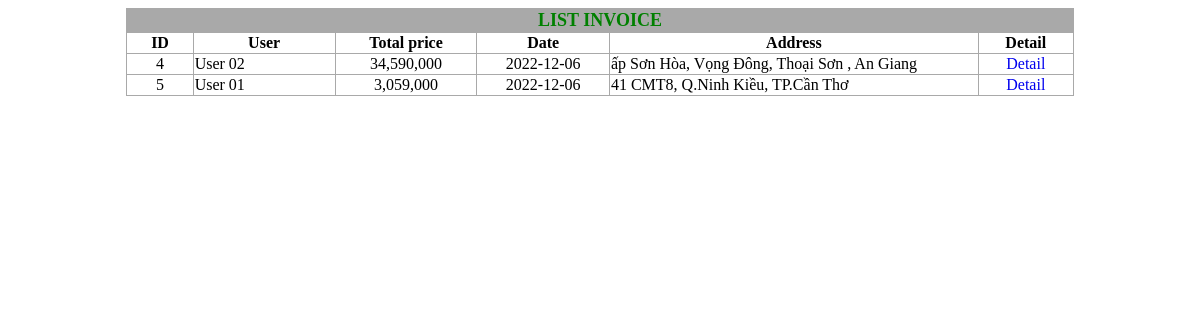
Page /admin/ListInvoice.php on the committed database.
### tables this page shows
CREATE TABLE `invoice` (
  `id` int(11) NOT NULL,
  `user_id` int(11) NOT NULL,
  `total_price` int(11) NOT NULL,
  `create_date` date NOT NULL DEFAULT current_timestamp(),
  `address` varchar(200) NOT NULL
);

CREATE TABLE `user` (
  `user_ID` int(9) NOT NULL,
  `user_fullname` varchar(100) NOT NULL,
  `user_email` varchar(100) NOT NULL,
  `user_phonenumber` varchar(30) NOT NULL,
  `user_password` varchar(100) NOT NULL,
  `user_address` varchar(200) NOT NULL,
  `user_status` tinyint(1) NOT NULL DEFAULT 1
);

### admin/ListInvoice.php (the view, shortened to what this page needs)
<?php
    require_once ("DatabaseConnect.php");
    $sql = "SELECT * FROM invoice
            INNER JOIN user ON invoice.user_id=user.user_ID";
    $result = $conn -> query($sql);
?>
<!DOCTYPE html>
<html lang="en">
<head>
    <link rel="stylesheet" href="CSS/Product_Manage_Style.css">
</head>
<body>
    <table border="1" id="ListProduct">
        <tr id="ListProductTitle">
            <td colspan="6">LIST INVOICE</td>
        </tr>
        <tr>
            <th width="7%">ID</th>
            <th width="15%">User</th>
            <th width="15%">Total price</th>
            <th width="14%">Date</th>
            <th>Address</th>
            <th width="10%">Detail</th>
        </tr>
        <?php
            if(mysqli_num_rows($result) > 0)
                while($row = mysqli_fetch_assoc($result)){
        ?>
        <tr>
            <td class="tdEdit"><?php echo $row['id']; ?></td>
            <td><?php echo $row['user_fullname']; ?></td>
            <td class="tdEdit"><?php echo number_format($row['total_price'],0); ?></td>
            <td class="tdEdit"><?php echo $row['create_date']; ?></td>
            <td><?php echo $row['address']; ?></td>
            <td class="tdEdit">
                <a href="index.php?page=InvoiceDetail&id=<?php echo $row['id']; ?>">Detail</a>
            </td>
        </tr>
        <?php
            }
        ?>
    </table>
</body>
</html>

### admin/CSS/Product_Manage_Style.css (style rules this page uses)
body { font-family: 'Tahoma'; font-weight: normal; }
table#ListProduct { margin: auto; width: 80%; border-collapse: collapse; border-color:darkgray; }
tr#ListProductTitle { font-size: large; color: green; text-align: center; font-weight: bold; background-color: darkgray; }
td.tdEdit { text-align: center; }
a { text-decoration: none; }

### rows in the picture
invoice: id "4", user.user_fullname "User 02", total_price "34,590,000", create_date "2022-12-06", address "ấp Sơn Hòa, Vọng Đông, Thoại Sơn , An Giang"
invoice: id "5", user.user_fullname "User 01", total_price "3,059,000", create_date "2022-12-06", address "41 CMT8, Q.Ninh Kiều, TP.Cần Thơ"
